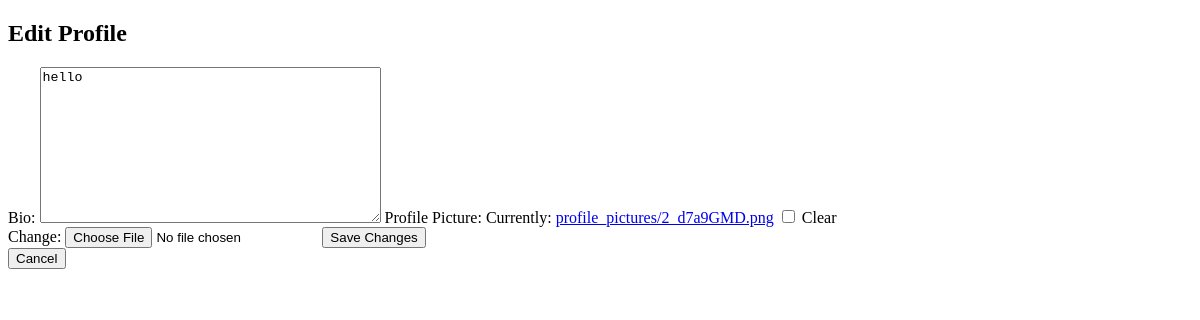
Before: /profile/edit/ (signed in) with the older database file.
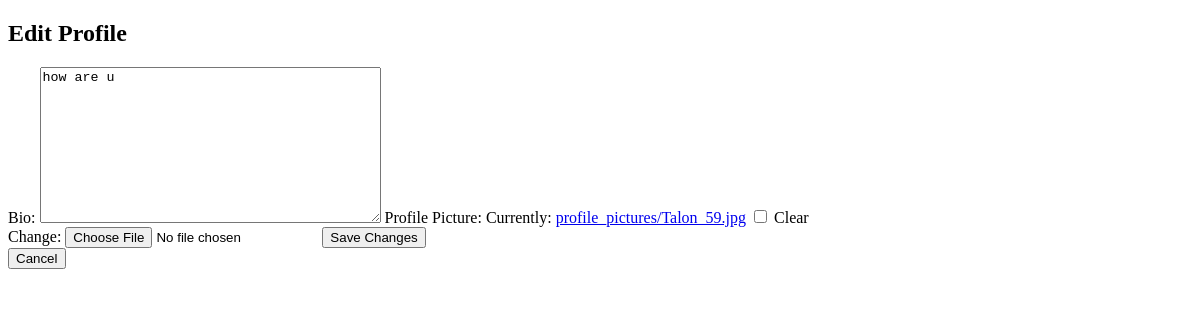
After: the same page with the newer database file.
### profile_users/models.py (models this page shows, shortened)
class Profile(models.Model):
    user = models.OneToOneField(User, on_delete=models.CASCADE)
    bio = models.TextField(blank=True)
    public_profile = models.BooleanField(default=True)

### profile_users/views.py (the view)
# urls.py: path('edit/', edit_profile, name='edit_profile'),
@login_required
def edit_profile(request):
    profile = Profile.objects.get(user=request.user)
    user = request.user
    if request.method == "POST":
        profile_form = ProfileForm(request.POST, instance=profile)
        picture_form = UserEditForm(request.POST, request.FILES, instance=user)
        if profile_form.is_valid() and picture_form.is_valid():
            profile_form.save()
            picture_form.save()
            return redirect('profile_view')
    else:
        profile_form = ProfileForm(instance=profile)
        picture_form = UserEditForm(instance=user)
    return render(request, 'user_profiles/edit_profile.html', {
        'profile_form': profile_form,
        'picture_form': picture_form
    })

### profile_users/forms.py
class ProfileForm(forms.ModelForm):
    profile_picture = forms.ImageField(required=False)
    class Meta:
        model = Profile
        fields = ['bio']

class UserEditForm(forms.ModelForm):
    class Meta:
        model = CustomUser
        fields = ['profile_picture']

### profile_users/templates/user_profiles/edit_profile.html (shortened to what this page needs)
<!DOCTYPE html>
<html lang="en">
<head>
</head>
<body>
    <h2>Edit Profile</h2>
    <form method="POST" enctype="multipart/form-data">
        <label for="id_bio">Bio:</label>
        {{ profile_form.bio }}
        <label for="id_profile_picture">Profile Picture:</label>
        {{ picture_form.profile_picture }}
        <button type="submit">Save Changes</button>
    </form>
    <a href="{% url 'profile_view' %}"><button>Cancel</button></a>
</body>
</html>

Changed rows visible on the page:
changed Profile: bio "hello" → "how are u"
Other visible differences:
text no longer shown: "Currently: profile_pictures/2_d7a9GMD.png Clear Change:"
text now shown: "Currently: profile_pictures/Talon_59.jpg Clear Change:"
